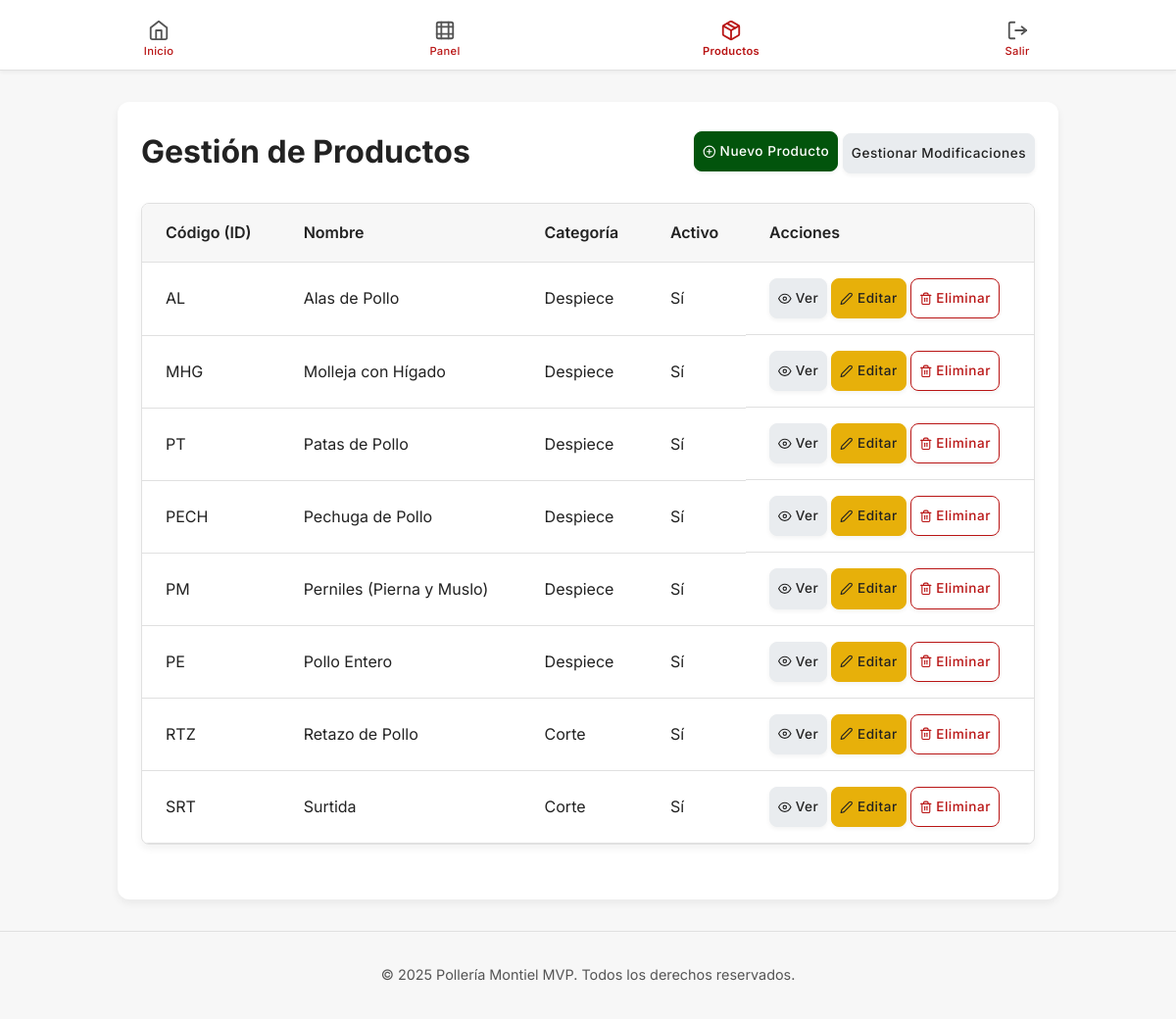
The app's page /productos/ (signed in) with its own data.
### app/models.py (models this page shows, shortened)
class Producto(db.Model):
    __tablename__ = 'productos'
    id = db.Column(db.String(10), primary_key=True) # Código del producto, ej: 'PECH'
    nombre = db.Column(db.String(100), index=True, unique=True, nullable=False)
    descripcion = db.Column(db.Text, nullable=True)
    categoria = db.Column(db.String(50), index=True, nullable=False) # Ej: 'POLLO_CRUDO', 'MENUDENCIA'
    activo = db.Column(db.Boolean, nullable=False, default=True, index=True)
    subproductos = db.relationship('Subproducto', back_populates='producto_padre', lazy='dynamic', cascade='all, delete-orphan')
    modificaciones_directas = db.relationship(
        'Modificacion',
        secondary=producto_modificacion_association,
        back_populates='productos_asociados',
        lazy='dynamic'
    )
    precios = db.relationship('Precio', foreign_keys='Precio.producto_id', back_populates='producto_base', lazy='dynamic', cascade='all, delete-orphan')

### app/productos/routes.py (the view)
@bp.route('/')
@login_required
def listar_productos():
    if current_user.rol != 'ADMINISTRADOR':
        flash('No tienes permiso para acceder a esta sección.', 'danger')
        return redirect(url_for('index'))
    productos_list = services.obtener_todos_los_productos()
    return render_template('productos/listar_productos.html',
                           productos=productos_list,
                           title="Gestión de Productos")

### app/models.py (called while the page is built)
@login.user_loader
def load_user(id):
    return db.session.get(Usuario, int(id))

### app/productos/services.py (called while the page is built)
def obtener_todos_los_productos():
    return Producto.query.order_by(Producto.nombre.asc()).all()

### app/templates/productos/listar_productos.html (shortened to what this page needs)
{% extends "layouts/base.html" %}
{% block content %}
<main>
    <div class="page-content">
        <div class="header-row">
            <h1>{{ title }}</h1>
            <div class="form-actions">
                <a href="{{ url_for('productos.crear_producto') }}" class="btn btn--primary btn--small">
                    Nuevo Producto
                </a>
                <a href="{{ url_for('productos.listar_modificaciones') }}" class="btn btn--info btn--small">
                    Gestionar Modificaciones
                </a>
            </div>
        </div>
        {% if productos %}
        <div class="table-container">
            <table class="custom-table">
                <thead>
                    <tr>
                        <th>Código (ID)</th>
                        <th>Nombre</th>
                        <th>Categoría</th>
                        <th>Activo</th>
                        <th>Acciones</th>
                    </tr>
                </thead>
                <tbody>
                    {% for producto in productos %}
                    <tr>
                        <td data-label="Código (ID)">{{ producto.id }}</td>
                        <td data-label="Nombre">{{ producto.nombre }}</td>
                        <td data-label="Categoría">{{ producto.categoria }}</td>
                        <td data-label="Activo">
                            {% if producto.activo %}
                                <span class="status-badge status-active">Sí</span>
                            {% else %}
                                <span class="status-badge status-inactive">No</span>
                            {% endif %}
                        </td>
                        <td data-label="Acciones" class="actions-cell">
                            <a href="{{ url_for('productos.ver_producto', producto_id=producto.id) }}" class="btn btn--info btn--small" title="Ver Detalles">
                                <svg xmlns="http://www.w3.org/2000/svg" width="16" height="16" viewBox="0 0 24 24" fill="none" stroke="currentColor" stroke-width="2" stroke-linecap="round" stroke-linejoin="round" class="feather feather-eye"><path d="M1 12s4-8 11-8 11 8 11 8-4 8-11 8-11-8-11-8z"></path><circle cx="12" cy="12" r="3"></circle></svg>
                                Ver
                            </a>
                            <a href="{{ url_for('productos.editar_producto', producto_id=producto.id) }}" class="btn btn--warning btn--small" title="Editar">
                                <svg xmlns="http://www.w3.org/2000/svg" width="16" height="16" viewBox="0 0 24 24" fill="none" stroke="currentColor" stroke-width="2" stroke-linecap="round" stroke-linejoin="round" class="feather feather-edit-2"><path d="M17 3a2.828 2.828 0 1 1 4 4L7.5 20.5 2 22l1.5-5.5L17 3z"></path></svg>
                                Editar
                            </a>
                            <a href="#" class="btn btn--outline-danger btn--small" title="Eliminar">
                                Eliminar
                            </a>
                        </td>
                    </tr>
                    {% endfor %}
                </tbody>
            </table>
        </div>
        {% else %}
        <div class="message message-info" role="alert">
            No hay productos para mostrar. Puedes <a href="{{ url_for('productos.crear_producto') }}">  crear uno nuevo</a>.
        </div>
        {% endif %}
    </div>
</main>
{% endblock %}

### app/templates/layouts/base.html (shortened to what this page needs)
<!DOCTYPE html>
<html lang="es">
<head>
    <link rel="stylesheet" href="{{ url_for('static', filename='css/estilo.css') }}">
</head>
<body>
    <header>
        <nav class="icon-nav-mobile">
            <div class="nav-item {% if request.endpoint == 'index' %}active-link{% endif %}">
                <a href="{{ url_for('index') }}">
                    <div class="nav-icon">
                    </div>
                    <div class="nav-label">Inicio</div>
                </a>
            </div>
            {% if current_user.is_authenticated %}
            <div class="nav-item {% if request.endpoint == 'dashboard' %}active-link{% endif %}">
                <a href="{{ url_for('dashboard') }}">
                    <div class="nav-icon">
                    </div>
                    <div class="nav-label">Panel</div>
                </a>
            </div>
                {% if current_user.rol == 'ADMINISTRADOR' %}
                <div class="nav-item {% if request.endpoint == 'productos.listar_productos' %}active-link{% endif %}">
                    <a href="{{ url_for('productos.listar_productos') }}">
                        <div class="nav-icon">
                        </div>
                        <div class="nav-label">Productos</div>
                    </a>
                </div>
                {% endif %}
                <div class="nav-item">
                    <a href="{{ url_for('auth.logout') }}">
                        <div class="nav-icon">
                        </div>
                        <div class="nav-label">Salir</div>
                    </a>
                </div>
            {% endif %}
        </nav>
    </header>
    <div class="main-content-wrapper">
        {% block content %}{% endblock %}
    </div>
    <footer>
        <p>&copy; {{ moment(current_time).format('YYYY') }} Pollería Montiel MVP. Todos los derechos reservados.</p>
    </footer>
</body>
</html>

### records on screen
Producto: id "AL", nombre "Alas de Pollo", categoria "Despiece", activo "Sí"
Producto: id "MHG", nombre "Molleja con Hígado", categoria "Despiece", activo "Sí"
Producto: id "PT", nombre "Patas de Pollo", categoria "Despiece", activo "Sí"
Producto: id "PECH", nombre "Pechuga de Pollo", categoria "Despiece", activo "Sí"
Producto: id "PM", nombre "Perniles (Pierna y Muslo)", categoria "Despiece", activo "Sí"
Producto: id "PE", nombre "Pollo Entero", categoria "Despiece", activo "Sí"
Producto: id "RTZ", nombre "Retazo de Pollo", categoria "Corte", activo "Sí"
Producto: id "SRT", nombre "Surtida", categoria "Corte", activo "Sí"

### other values on screen
{{ title }} "Gestión de Productos"
